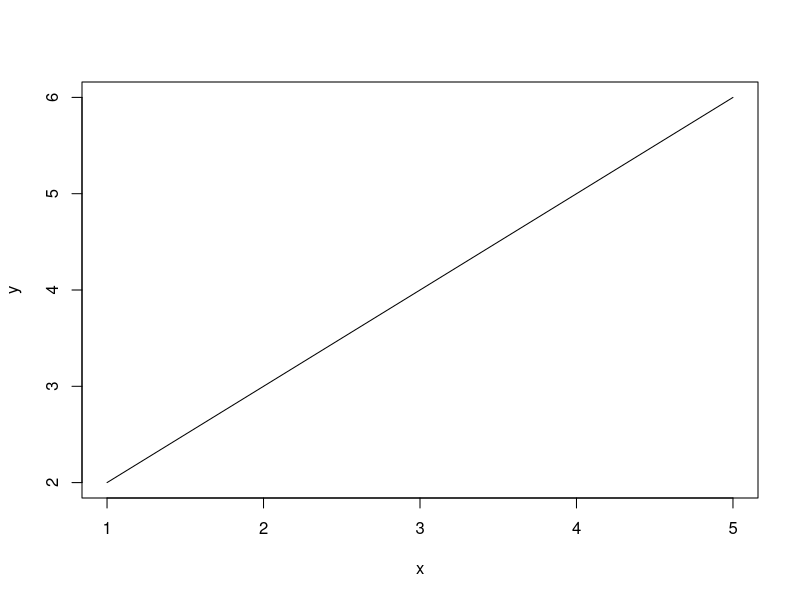
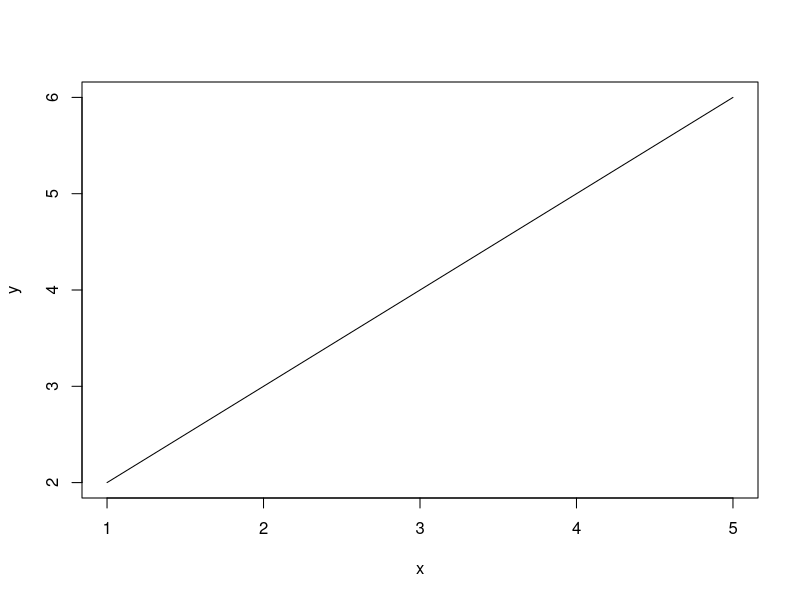

These charts were generated, in order, by the following R code:
#!/usr/bin/Rscript

# small sample that reads data from a CSV file and
# uses 'plot' for creating both a png and a pdf with the data plotted

# 'plot' documentation
#   https://www.rdocumentation.org/packages/graphics/versions/3.6.2/topics/plot

data <- read.csv("datafile.csv", header = TRUE) # Read from csv file

print(data)             # Print the file contents.
print(data$x)           # Print values for column X
print(data[2])          # Print values for column '2'

png("out/plotcsv.png")  # Specify the png output file name
plot(data, type = "l")  # Plot the values as a line = l

pdf("out/plotcsv.pdf")  # Specify the pdf output file name
plot(data, type = "l")  # Plot the values as a line = l
